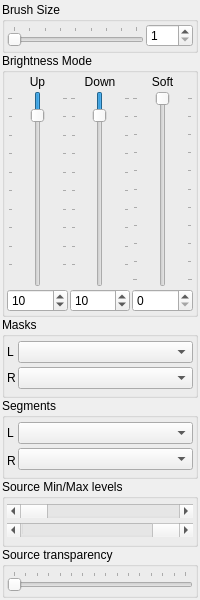
  <widget class="QDockWidget" name="dockWidget_Main" >
   <property name="enabled" >
    <bool>true</bool>
   </property>
   <property name="sizePolicy" >
    <sizepolicy vsizetype="Ignored" hsizetype="Ignored" >
     <horstretch>0</horstretch>
     <verstretch>0</verstretch>
    </sizepolicy>
   </property>
   <property name="minimumSize" >
    <size>
     <width>130</width>
     <height>600</height>
    </size>
   </property>
   <property name="maximumSize" >
    <size>
     <width>524287</width>
     <height>524287</height>
    </size>
   </property>
   <property name="features" >
    <set>QDockWidget::DockWidgetFloatable|QDockWidget::DockWidgetMovable</set>
   </property>
   <property name="allowedAreas" >
    <set>Qt::LeftDockWidgetArea</set>
   </property>
   <property name="windowTitle" >
    <string>Main Toolbox (F1)</string>
   </property>
   <attribute name="dockWidgetArea" >
    <number>1</number>
   </attribute>
   <widget class="QWidget" name="dockWidgetContents" >
    <property name="sizePolicy" >
     <sizepolicy vsizetype="Ignored" hsizetype="Ignored" >
      <horstretch>0</horstretch>
      <verstretch>0</verstretch>
     </sizepolicy>
    </property>
    <property name="minimumSize" >
     <size>
      <width>130</width>
      <height>550</height>
     </size>
    </property>
    <layout class="QVBoxLayout" >
     <property name="spacing" >
      <number>0</number>
     </property>
     <property name="margin" >
      <number>0</number>
     </property>
     <item>
      <layout class="QVBoxLayout" >
       <property name="margin" >
        <number>2</number>
       </property>
       <item>
        <widget class="QGroupBox" name="groupBox_4" >
         <property name="sizePolicy" >
          <sizepolicy vsizetype="Fixed" hsizetype="Expanding" >
           <horstretch>0</horstretch>
           <verstretch>0</verstretch>
          </sizepolicy>
         </property>
         <property name="minimumSize" >
          <size>
           <width>158</width>
           <height>51</height>
          </size>
         </property>
         <property name="maximumSize" >
          <size>
           <width>2000</width>
           <height>16777215</height>
          </size>
         </property>
         <property name="title" >
          <string>Brush Size</string>
         </property>
         <layout class="QHBoxLayout" >
          <property name="spacing" >
           <number>2</number>
          </property>
          <property name="margin" >
           <number>2</number>
          </property>
          <item>
           <widget class="QSlider" name="horizontalSlider_2" >
            <property name="minimum" >
             <number>1</number>
            </property>
            <property name="maximum" >
             <number>200</number>
            </property>
            <property name="pageStep" >
             <number>25</number>
            </property>
            <property name="orientation" >
             <enum>Qt::Horizontal</enum>
            </property>
            <property name="tickPosition" >
             <enum>QSlider::TicksAbove</enum>
            </property>
           </widget>
          </item>
          <item>
           <widget class="QSpinBox" name="BrushSize" >
            <property name="minimum" >
             <number>1</number>
            </property>
            <property name="maximum" >
             <number>200</number>
            </property>
           </widget>
          </item>
         </layout>
        </widget>
       </item>
       <item>
        <widget class="QGroupBox" name="groupBox_7" >
         <property name="sizePolicy" >
          <sizepolicy vsizetype="Minimum" hsizetype="Expanding" >
           <horstretch>0</horstretch>
           <verstretch>0</verstretch>
          </sizepolicy>
         </property>
         <property name="minimumSize" >
          <size>
           <width>120</width>
           <height>100</height>
          </size>
         </property>
         <property name="title" >
          <string>Brightness Mode</string>
         </property>
         <layout class="QGridLayout" >
          <property name="margin" >
           <number>2</number>
          </property>
          <property name="spacing" >
           <number>2</number>
          </property>
          <item row="0" column="0" >
           <widget class="QLabel" name="label_6" >
            <property name="text" >
             <string>Up</string>
            </property>
            <property name="alignment" >
             <set>Qt::AlignCenter</set>
            </property>
           </widget>
          </item>
          <item row="0" column="1" >
           <widget class="QLabel" name="label_7" >
            <property name="text" >
             <string>Down</string>
            </property>
            <property name="alignment" >
             <set>Qt::AlignCenter</set>
            </property>
           </widget>
          </item>
          <item row="0" column="2" >
           <widget class="QLabel" name="label_8" >
            <property name="text" >
             <string>Soft</string>
            </property>
            <property name="alignment" >
             <set>Qt::AlignCenter</set>
            </property>
           </widget>
          </item>
          <item row="1" column="0" >
           <widget class="QSlider" name="verticalSlider" >
            <property name="sizePolicy" >
             <sizepolicy vsizetype="Expanding" hsizetype="Minimum" >
              <horstretch>0</horstretch>
              <verstretch>0</verstretch>
             </sizepolicy>
            </property>
            <property name="layoutDirection" >
             <enum>Qt::RightToLeft</enum>
            </property>
            <property name="minimum" >
             <number>1</number>
            </property>
            <property name="value" >
             <number>10</number>
            </property>
            <property name="orientation" >
             <enum>Qt::Vertical</enum>
            </property>
            <property name="invertedAppearance" >
             <bool>true</bool>
            </property>
            <property name="invertedControls" >
             <bool>false</bool>
            </property>
            <property name="tickPosition" >
             <enum>QSlider::TicksBothSides</enum>
            </property>
           </widget>
          </item>
          <item row="1" column="1" >
           <widget class="QSlider" name="verticalSlider_2" >
            <property name="sizePolicy" >
             <sizepolicy vsizetype="Expanding" hsizetype="Minimum" >
              <horstretch>0</horstretch>
              <verstretch>0</verstretch>
             </sizepolicy>
            </property>
            <property name="layoutDirection" >
             <enum>Qt::RightToLeft</enum>
            </property>
            <property name="minimum" >
             <number>1</number>
            </property>
            <property name="value" >
             <number>10</number>
            </property>
            <property name="orientation" >
             <enum>Qt::Vertical</enum>
            </property>
            <property name="invertedAppearance" >
             <bool>true</bool>
            </property>
            <property name="invertedControls" >
             <bool>false</bool>
            </property>
            <property name="tickPosition" >
             <enum>QSlider::TicksBothSides</enum>
            </property>
           </widget>
          </item>
          <item row="1" column="2" >
           <widget class="QSlider" name="verticalSlider_3" >
            <property name="sizePolicy" >
             <sizepolicy vsizetype="Expanding" hsizetype="Minimum" >
              <horstretch>0</horstretch>
              <verstretch>0</verstretch>
             </sizepolicy>
            </property>
            <property name="layoutDirection" >
             <enum>Qt::RightToLeft</enum>
            </property>
            <property name="minimum" >
             <number>0</number>
            </property>
            <property name="maximum" >
             <number>10</number>
            </property>
            <property name="pageStep" >
             <number>1</number>
            </property>
            <property name="value" >
             <number>0</number>
            </property>
            <property name="orientation" >
             <enum>Qt::Vertical</enum>
            </property>
            <property name="invertedAppearance" >
             <bool>true</bool>
            </property>
            <property name="invertedControls" >
             <bool>false</bool>
            </property>
            <property name="tickPosition" >
             <enum>QSlider::TicksBothSides</enum>
            </property>
           </widget>
          </item>
          <item row="2" column="0" >
           <widget class="QSpinBox" name="SpinUp" >
            <property name="keyboardTracking" >
             <bool>false</bool>
            </property>
            <property name="minimum" >
             <number>1</number>
            </property>
            <property name="value" >
             <number>10</number>
            </property>
           </widget>
          </item>
          <item row="2" column="1" >
           <widget class="QSpinBox" name="SpinDown" >
            <property name="keyboardTracking" >
             <bool>false</bool>
            </property>
            <property name="minimum" >
             <number>1</number>
            </property>
            <property name="value" >
             <number>10</number>
            </property>
           </widget>
          </item>
          <item row="2" column="2" >
           <widget class="QSpinBox" name="SpinSoft" >
            <property name="keyboardTracking" >
             <bool>false</bool>
            </property>
            <property name="minimum" >
             <number>0</number>
            </property>
            <property name="maximum" >
             <number>10</number>
            </property>
            <property name="value" >
             <number>0</number>
            </property>
           </widget>
          </item>
         </layout>
        </widget>
       </item>
       <item>
        <widget class="QGroupBox" name="groupBox_5" >
         <property name="sizePolicy" >
          <sizepolicy vsizetype="Fixed" hsizetype="Expanding" >
           <horstretch>0</horstretch>
           <verstretch>0</verstretch>
          </sizepolicy>
         </property>
         <property name="minimumSize" >
          <size>
           <width>158</width>
           <height>81</height>
          </size>
         </property>
         <property name="title" >
          <string>Masks</string>
         </property>
         <layout class="QHBoxLayout" >
          <property name="spacing" >
           <number>2</number>
          </property>
          <property name="margin" >
           <number>2</number>
          </property>
          <item>
           <layout class="QGridLayout" >
            <item row="0" column="0" >
             <widget class="QLabel" name="label" >
              <property name="text" >
               <string>L</string>
              </property>
             </widget>
            </item>
            <item row="0" column="1" >
             <widget class="QComboBox" name="MaskBoxLeft" >
              <property name="sizePolicy" >
               <sizepolicy vsizetype="Fixed" hsizetype="Expanding" >
                <horstretch>0</horstretch>
                <verstretch>0</verstretch>
               </sizepolicy>
              </property>
             </widget>
            </item>
            <item row="1" column="0" >
             <widget class="QLabel" name="label_2" >
              <property name="text" >
               <string>R</string>
              </property>
             </widget>
            </item>
            <item row="1" column="1" >
             <widget class="QComboBox" name="MaskBoxRight" />
            </item>
           </layout>
          </item>
         </layout>
        </widget>
       </item>
       <item>
        <widget class="QGroupBox" name="groupBox_6" >
         <property name="sizePolicy" >
          <sizepolicy vsizetype="Fixed" hsizetype="Expanding" >
           <horstretch>0</horstretch>
           <verstretch>0</verstretch>
          </sizepolicy>
         </property>
         <property name="minimumSize" >
          <size>
           <width>158</width>
           <height>81</height>
          </size>
         </property>
         <property name="title" >
          <string>Segments</string>
         </property>
         <layout class="QHBoxLayout" >
          <property name="spacing" >
           <number>2</number>
          </property>
          <property name="margin" >
           <number>2</number>
          </property>
          <item>
           <layout class="QGridLayout" >
            <item row="0" column="0" >
             <widget class="QLabel" name="label_4" >
              <property name="text" >
               <string>L</string>
              </property>
             </widget>
            </item>
            <item row="1" column="0" >
             <widget class="QLabel" name="label_5" >
              <property name="sizePolicy" >
               <sizepolicy vsizetype="Preferred" hsizetype="Maximum" >
                <horstretch>0</horstretch>
                <verstretch>0</verstretch>
               </sizepolicy>
              </property>
              <property name="text" >
               <string>R</string>
              </property>
             </widget>
            </item>
           </layout>
          </item>
          <item>
           <layout class="QGridLayout" >
            <item row="0" column="0" >
             <widget class="QComboBox" name="SegBoxLeft" />
            </item>
            <item row="1" column="0" >
             <widget class="QComboBox" name="SegBoxRight" />
            </item>
           </layout>
          </item>
         </layout>
        </widget>
       </item>
       <item>
        <widget class="QGroupBox" name="groupBox_2" >
         <property name="sizePolicy" >
          <sizepolicy vsizetype="Fixed" hsizetype="Expanding" >
           <horstretch>0</horstretch>
           <verstretch>0</verstretch>
          </sizepolicy>
         </property>
         <property name="minimumSize" >
          <size>
           <width>158</width>
           <height>68</height>
          </size>
         </property>
         <property name="title" >
          <string>Source Min/Max levels</string>
         </property>
         <layout class="QVBoxLayout" >
          <property name="spacing" >
           <number>2</number>
          </property>
          <property name="margin" >
           <number>2</number>
          </property>
          <item>
           <widget class="QScrollBar" name="MinSlider" >
            <property name="maximum" >
             <number>255</number>
            </property>
            <property name="pageStep" >
             <number>20</number>
            </property>
            <property name="value" >
             <number>0</number>
            </property>
            <property name="orientation" >
             <enum>Qt::Horizontal</enum>
            </property>
           </widget>
          </item>
          <item>
           <widget class="QScrollBar" name="MaxSlider" >
            <property name="maximum" >
             <number>255</number>
            </property>
            <property name="pageStep" >
             <number>20</number>
            </property>
            <property name="value" >
             <number>255</number>
            </property>
            <property name="orientation" >
             <enum>Qt::Horizontal</enum>
            </property>
           </widget>
          </item>
         </layout>
        </widget>
       </item>
       <item>
        <widget class="QGroupBox" name="groupBox_3" >
         <property name="sizePolicy" >
          <sizepolicy vsizetype="Fixed" hsizetype="Expanding" >
           <horstretch>0</horstretch>
           <verstretch>0</verstretch>
          </sizepolicy>
         </property>
         <property name="minimumSize" >
          <size>
           <width>158</width>
           <height>51</height>
          </size>
         </property>
         <property name="title" >
          <string>Source transparency</string>
         </property>
         <layout class="QHBoxLayout" >
          <property name="spacing" >
           <number>2</number>
          </property>
          <property name="margin" >
           <number>2</number>
          </property>
          <item>
           <widget class="QSlider" name="TransSlider" >
            <property name="minimum" >
             <number>0</number>
            </property>
            <property name="maximum" >
             <number>15</number>
            </property>
            <property name="pageStep" >
             <number>4</number>
            </property>
            <property name="orientation" >
             <enum>Qt::Horizontal</enum>
            </property>
            <property name="invertedAppearance" >
             <bool>false</bool>
            </property>
            <property name="tickPosition" >
             <enum>QSlider::TicksAbove</enum>
            </property>
           </widget>
          </item>
         </layout>
        </widget>
       </item>
      </layout>
     </item>
    </layout>
   </widget>
  </widget>
